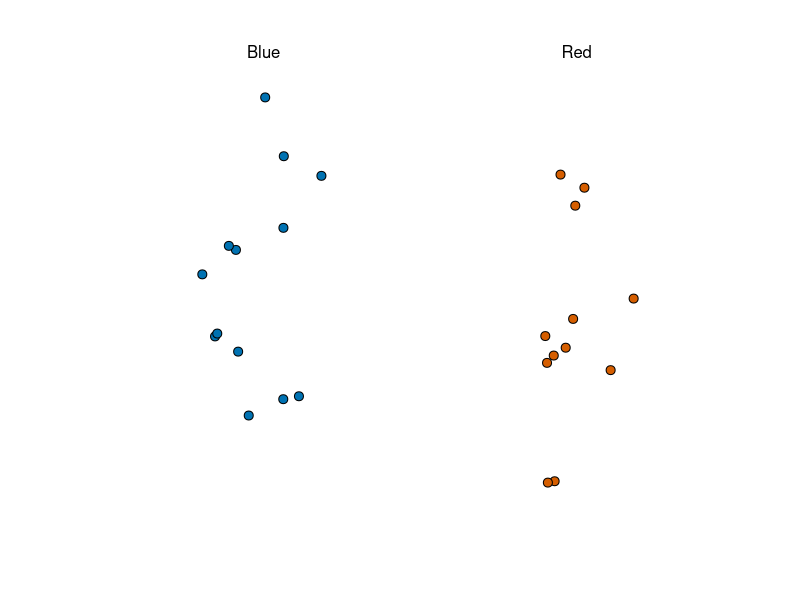

R code for this plot: (Note: this script raises an error after producing the figure.)
## ---- chunk 1
library(tidyverse)
library(dslabs)
take_poll(25)
## ---- chunk 2
sqrt(p*(1-p))/sqrt(1000)
## ---- chunk 3
mean(p)
## ---- chunk 4
sqrt(p*(1-p))
## ---- chunk 5
mean(p)/25
## ---- chunk 6
sqrt(p*(1-p))/sqrt(25)
## ---- chunk 7
p <- seq(0,1,length = 100)
se <- sd(p)/sqrt(p)

qplot(se,p, geom = "point")
## ---- chunk 8
computesd <- function(n){
  p <- seq(0,1,length = n)
  se <- sd(p)/sqrt(p)
  qplot(se,p, geom = "point")
}

m <- c(25, 100, 1000)

for(x in m){
  print(computesd(x))
}
## ---- chunk 9
mean(p)/25-(1-mean(p)/25)
## ---- chunk 10
sqrt(mean(p)/25*(1-mean(p)/25))/sqrt(25)
## ---- chunk 11
X <- sqrt(.45*(1-.45))/sqrt(25)
2*X
## ---- chunk 12
x_hat <- 0.48
se <- sqrt(x_hat*(1-x_hat)/25)
se
## ---- chunk 13
pnorm(0.01/se) - pnorm(-0.01/se)
## ---- chunk 14
1.96*se
## ---- chunk 15
pnorm(1.96)-pnorm(-1.96)
## ---- chunk 16
B <- 10000
N <- 1000
x_hat <- replicate(B, {
  x <- sample(c(0,1), size = N, replace = TRUE, prob = c(1-p, p))
  mean(x)
})
## ---- chunk 17
p <- 0.45
N <- 1000

x <- sample(c(0,1), size = N, replace = TRUE, prob = c(1-p, p))
x_hat <- mean(x)
## ---- chunk 18
B <- 10000
x_hat <- replicate(B, {
  x <- sample(c(0,1), size = N, replace = TRUE, prob = c(1-p, p))
  mean(x)
})
## ---- chunk 19
mean(x_hat)
sd(x_hat)
## ---- chunk 20
take_sample <- function(N){
  replicate(B,{x<- sample(c(1,0), size = N, replace = TRUE, prob = c(p, 1-p))
  mean(x)
})}
## ---- chunk 21
p <- 0.45
B <- 10000
errors <- take_sample(N=100)-p
## ---- chunk 22
mean(errors)
hist(errors)
## ---- chunk 23
abs(mean(x))
## ---- chunk 24
sd(errors)
## ---- chunk 25
set.seed(1)

## ---- chunk 26
p <- 0.45
N <- 1000
## ---- chunk 27
x <- sample(c(0, 1), size = N, replace = TRUE, prob = c(1-p, p))
x_hat <- mean(x)
se_hat <- sqrt(x_hat * (1 - x_hat) / N)
c(x_hat - 1.96 * se_hat, x_hat + 1.96 * se_hat)
## ---- chunk 28
x <- sample(c(0,1), size=N, replace=TRUE, prob=c(1-p, p))
x_hat <- mean(x)
se_hat <- sqrt(x_hat * (1 - x_hat) / N)
c(x_hat - 1.96 * se_hat, x_hat + 1.96 * se_hat)
## ---- chunk 29
pnorm(1.96)-pnorm(-1.96)
## ---- chunk 30
z <-qnorm(0.995)
z
## ---- chunk 31
pnorm(z) - pnorm(-z)
## ---- chunk 32
qnorm(0.975)
## ---- chunk 33
N <- 1000
B <- 10000
inside <- replicate(B, {
  x <- sample(c(0,1), size = N, replace = TRUE, prob = c(1-p, p))
  x_hat <- mean(x)
  se_hat <- sqrt(x_hat * (1 - x_hat) / N)
  between(p, x_hat - 1.96 * se_hat, x_hat + 1.96 * se_hat)
})
mean(inside)
## ---- chunk 34
N <- 25
x_hat <- 0.48
(2 * x_hat - 1) + c(-1.96, 1.96) * 2 * sqrt(x_hat * (1 - x_hat) / N)
## ---- chunk 35
N <- 100
z <- sqrt(N)*0.02/0.5
1 - (pnorm(z) - pnorm(-z))
## ---- chunk 36
library(tidyverse)
library(dslabs)
data("research_funding_rates")
research_funding_rates %>% select(discipline, applications_total, success_rates_total) %>% head()
## ---- chunk 37
names(research_funding_rates)
## ---- chunk 38
totals <- research_funding_rates %>% 
  select(-discipline) %>% 
  summarize_all(sum) %>%
  summarize(yes_men = awards_men, 
            no_men = applications_men - awards_men, 
            yes_women = awards_women, 
            no_women = applications_women - awards_women) 
## ---- chunk 39
totals %>% summarize(percent_men = yes_men/(yes_men+no_men),
                     percent_women = yes_women/(yes_women+no_women))
## ---- chunk 40
tab <- matrix(c(3,1,1,3),2,2)
rownames(tab)<-c("Poured Before","Poured After")
colnames(tab)<-c("Guessed before","Guessed after")
tab
## ---- chunk 41
fisher.test(tab, alternative="greater")$p.value
